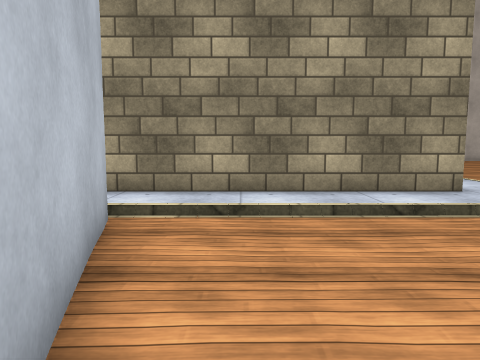
view 1 (above)

23 first-person views from a walk through a scene from a Unity 3-D project. The camera is 1.2 m above the floor, tilts 6° down and sees 70° across. Doors are open. The floor is counted in squares, 1 m on a side. Each view is taken from the middle of a square. On the plan, view 1 faces up. The plan holds only what a view shows up to about 14 squares ahead; the rest is blank. The place goes on beyond the plan. Some surface patterns are stand-ins.

view 2
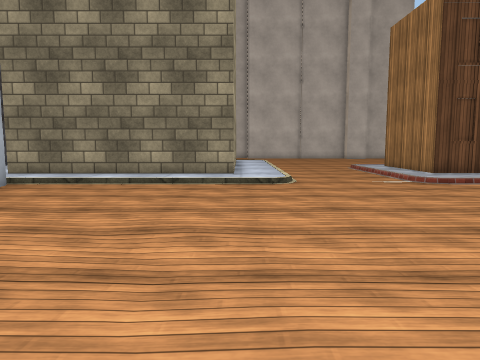

view 3
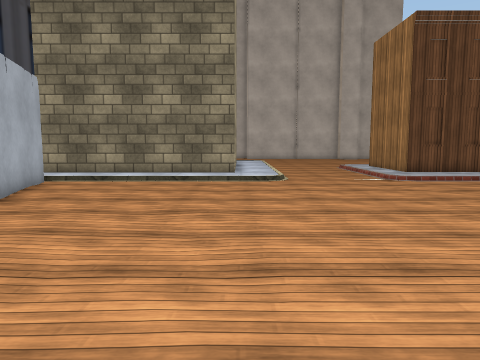

view 4
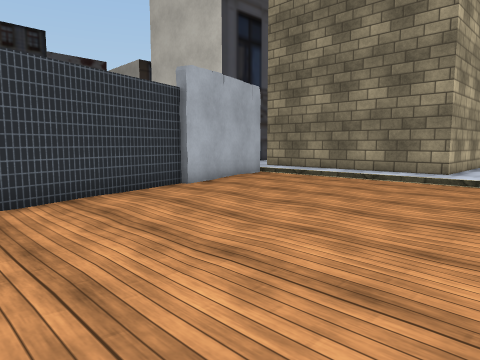

view 5
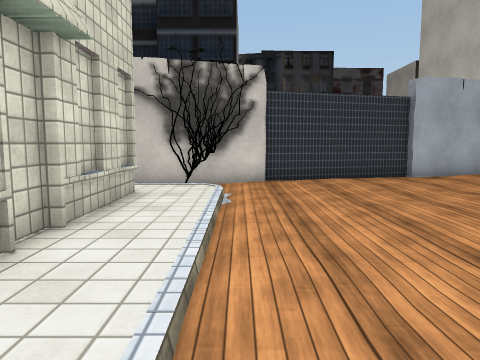

view 6
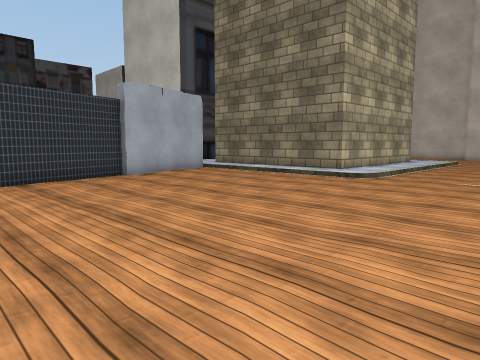

view 7
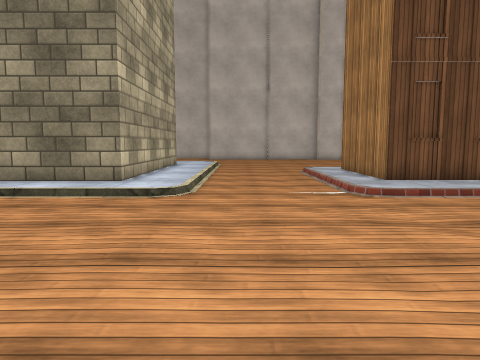

view 8
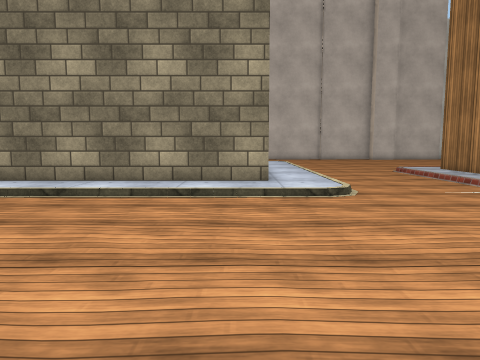

view 9
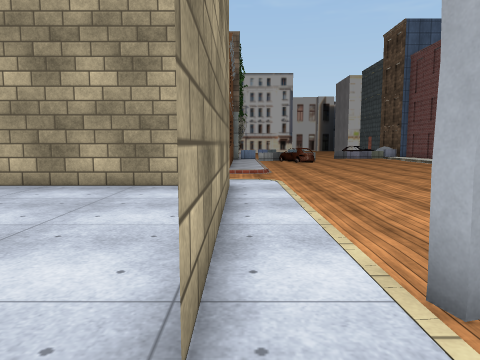

view 10
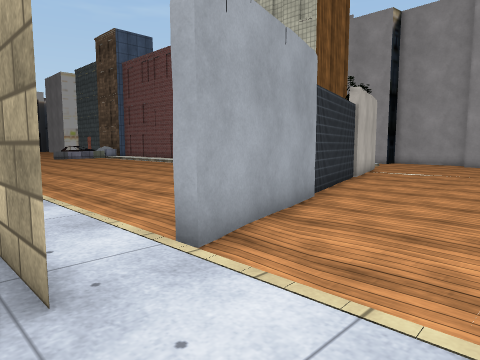

view 11
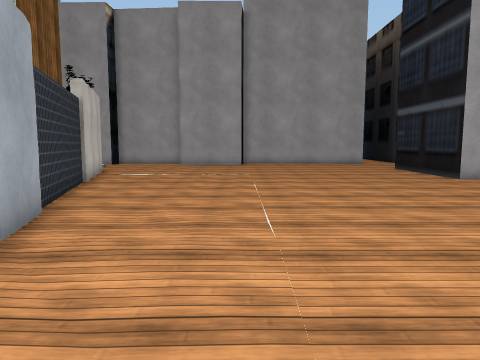

view 12
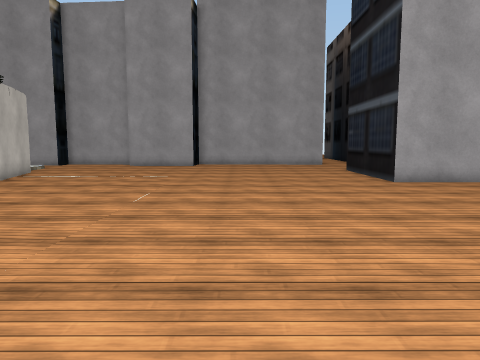

view 13
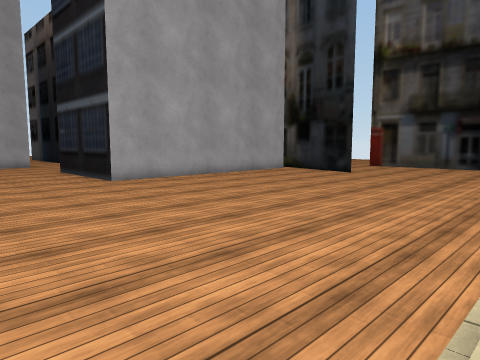

view 14
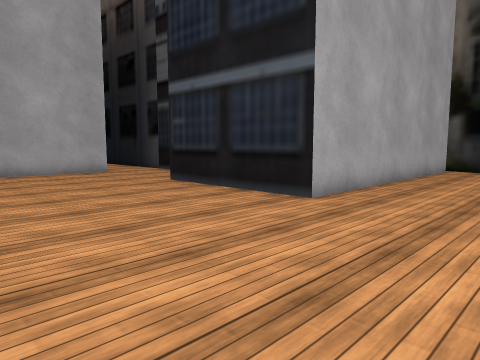

view 15
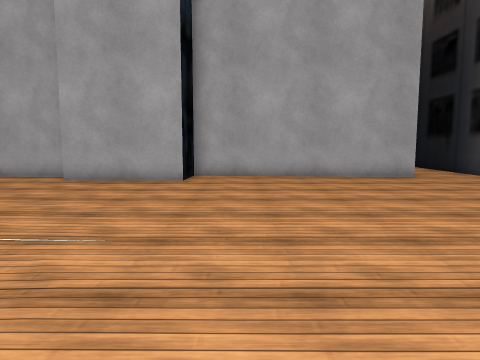

view 16
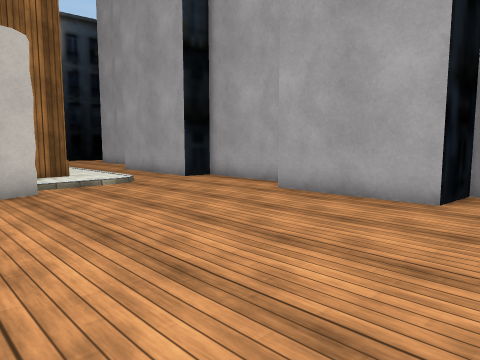

view 17
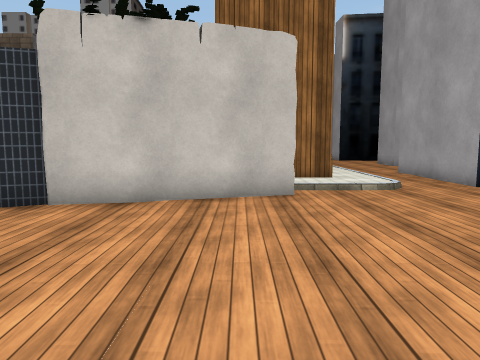

view 18
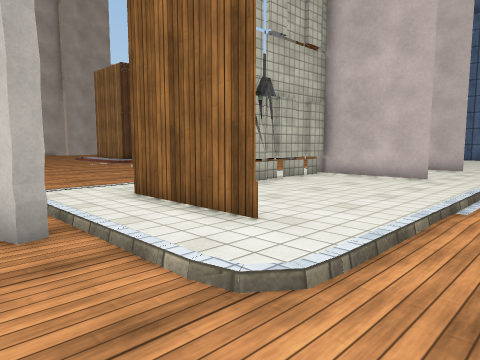

view 19
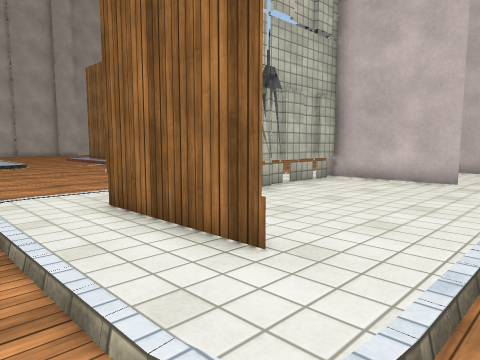

view 20
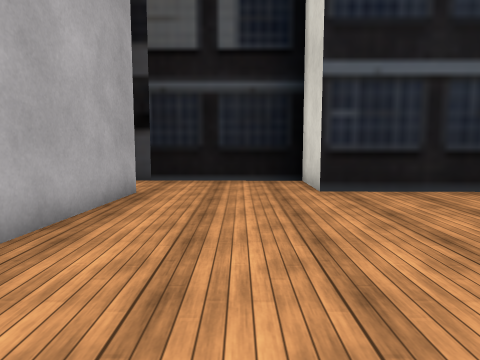

view 21
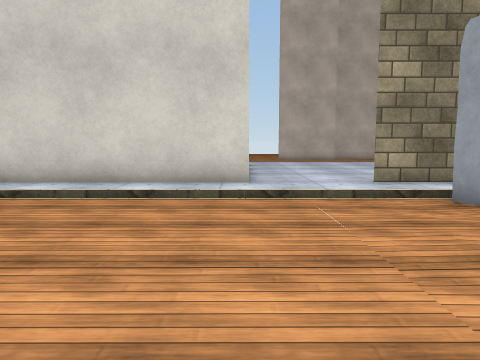

view 22
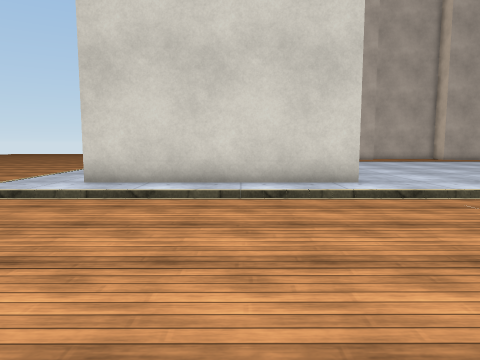

view 23
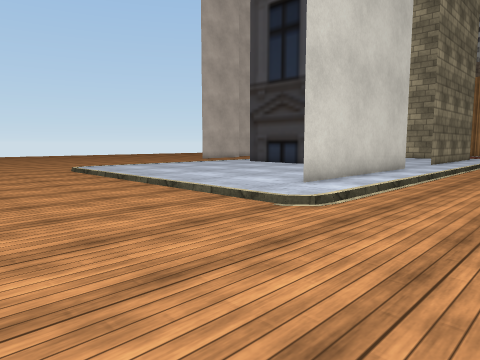

### Floor plan
Key: @ floor where view 1 was taken; # wall or solid block; . main floor; : floor 0.25 m higher than the main floor; / step, stairs or slope; T tower.
Columns run from 23 left of view 1 to 12 right of it. Each row starts with its distance up from view 1.
 12    ....::::      ::::::  :::T: ...:#
 11    ....:::::     :::::::::::T: .../#
 10   .....:::::     :::::::::::T: ...:#
  9   .....:::::     :::::::::::T: ...:#
  8   .....::::      :::::::::::T: ...:#
  7   .....::########:::#TTTTTTT#: ...::
  6   ..... ::::::::::::::::::::: .... :
  5  ....................#..............
  4  ....................#..............
  3 ................. ...#..............
  2 .....................##............
  1  ................ ....#............
  0   ............... ....#@...........
 -1    .............. ....##...........
 -2     ...................#...........
 -3      ............ .....#............
 -4    .............. .....#............
 -5 ................. .....##..........
 -6 ##########..............#......... .
 -7          #..............## :::::::::
 -8          #...........   ##::########
 -9          #...............#::#::::::#
-10          #...............#/:#::::::#
-11          #................::#::::::#
-12        ###................//#::::::#
-13        #................../:::::::::
-14        #.........................
-15        #.......... ####.........
-16        #..........#   ## .######
-17        #..#########     ###
-18        #.

Positions as (right, up) in squares from view 1, and headings:
1: (0, 0), facing up
2: (5, -5), facing up
3: (5, -7), facing up
4: (8, -6), facing up-left
5: (12, -6), facing left
6: (12, -6), facing up-left
7: (8, -2), facing up
8: (4, -2), facing up
9: (-5, 7), facing right
10: (-6, 8), facing down-right
11: (-5, 7), facing down
12: (-8, 6), facing down
13: (-8, 6), facing down-left
14: (-7, -2), facing down-left
15: (-7, -4), facing down
16: (-7, -8), facing down-right
17: (-6, -9), facing right
18: (1, -15), facing up-right
19: (2, -14), facing up-right
20: (-5, -14), facing left
21: (-7, -2), facing up
22: (-10, -2), facing up
23: (-22, 2), facing up-right
